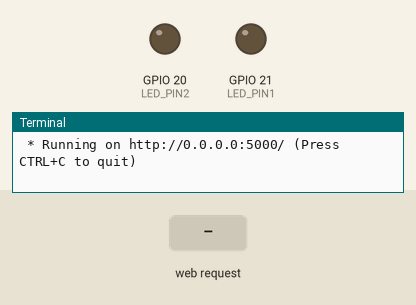
Simulated run of this program. Board: Raspberry Pi (BCM pin numbers). Shown: output pins drawn as LEDs (lit = HIGH), the last lines printed to the terminal. The test bench sets the inputs (shaded band). The clock reads 2024-03-15 10:24:30 at power-on unless the program sets it.

Above: at 1.2 s.
1.3 s: HTTP request for /led/Yelon received
At 2.2 s:
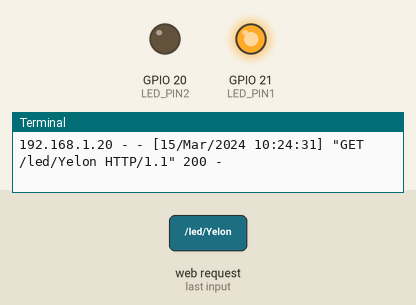
2.8 s: HTTP request for /led/Blueon received
At 3.4 s:
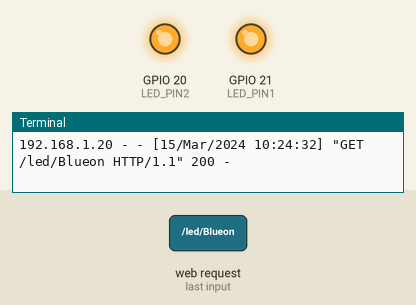
4.3 s: HTTP request for /led/Yeloff received
At 5.7 s:
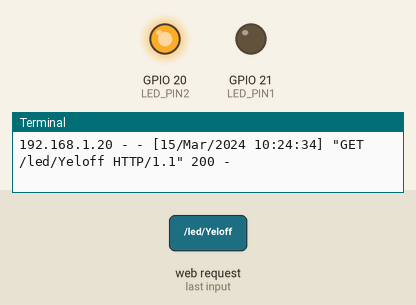
Timing chart, 0 to 7.3 s (numbered marks = the images above; inputs shaded):
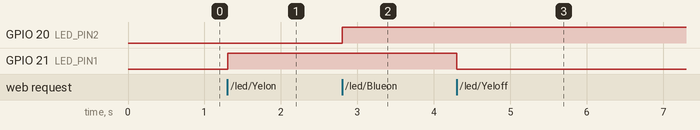

Measured:
- after the input at 1.3 s, GPIO 21 (LED_PIN1): LOW → HIGH at once
- after the input at 2.8 s, GPIO 20 (LED_PIN2): LOW → HIGH at once
- after the input at 4.3 s, GPIO 21 (LED_PIN1): HIGH → LOW at once

The program:

flask_led_task2.py
```python
from flask import Flask, render_template
import RPi.GPIO as GPIO

LED_PIN1 = 21
LED_PIN2 = 20


# Flask 객체 생성
app = Flask(__name__)

GPIO.setmode(GPIO.BCM)
GPIO.setup(LED_PIN1, GPIO.OUT)
GPIO.setup(LED_PIN2, GPIO.OUT)

#alt shift 밑에 화살표 = 복붙
# 0.0.0.0:5000/
@app.route("/")
def home():
    return render_template("led2.html")


@app.route("/led/<op>")
def led_color_op(op):
    if op == "Yelon":
        GPIO.output(LED_PIN1, GPIO.HIGH)
        return "Yel LED ON"

    elif op == "Yeloff":
        GPIO.output(LED_PIN1, GPIO.LOW)
        return "Yel LED OFF"


    elif op == "Blueon":
        GPIO.output(LED_PIN2, GPIO.HIGH)
        return "Blue LED ON"

    elif op == "Blueoff":
        GPIO.output(LED_PIN2, GPIO.LOW)
        return "Blue LED OFF"

    else:
        return "ERROR"


#터미널에서 직접 실행시킨 경우
if __name__ == "__main__":
    try:
        app.run(host="0.0.0.0", debug=True)
    finally:
        GPIO.cleanup()
```
